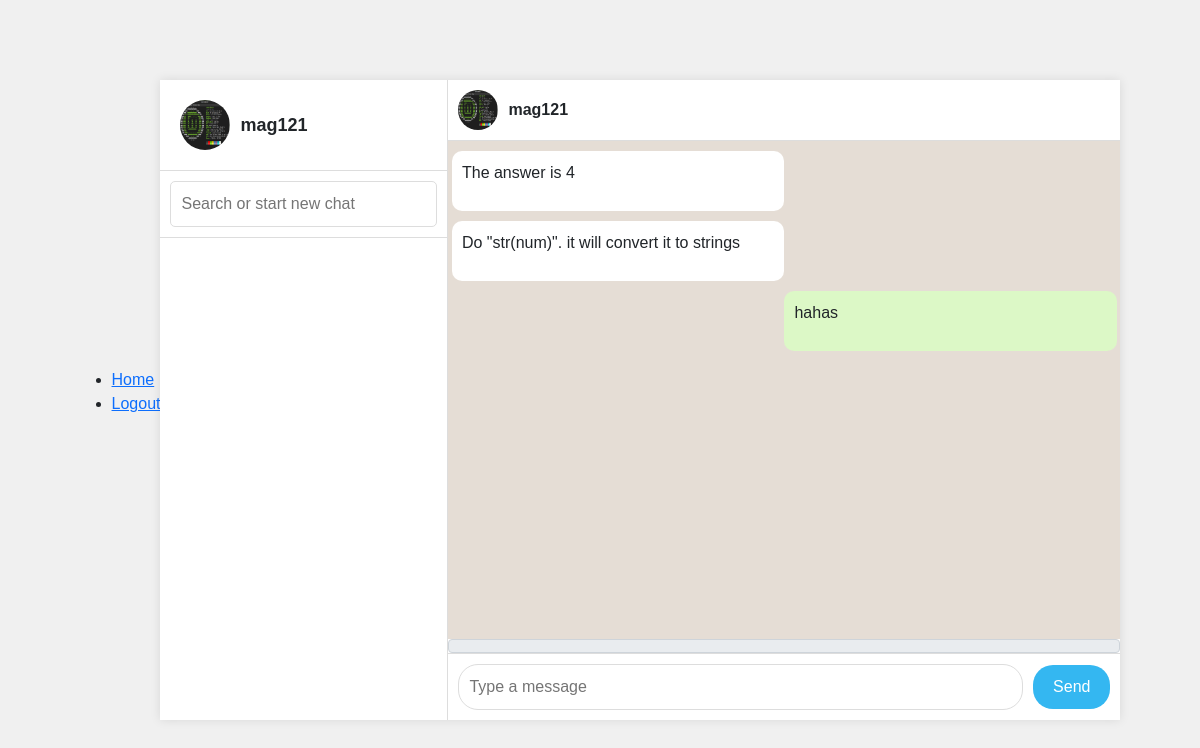
/chat/Icon (signed in), run on an earlier commit of the app's database.
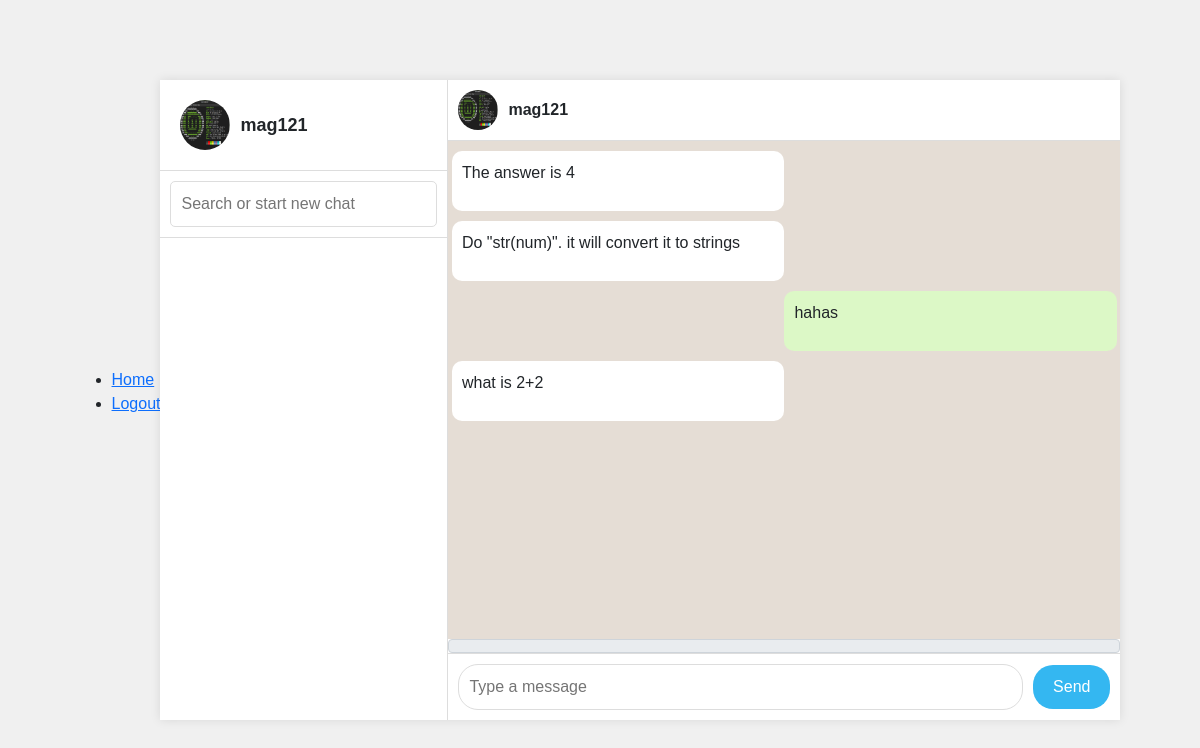
And on a later commit of the database.
### chatapp/models.py (models this page shows, shortened)
class RoomChat(models.Model):
    mID = ShortUUIDField(primary_key=True, unique=True, editable=False)
    room = models.ForeignKey(Room, on_delete=models.CASCADE)
    author = models.ForeignKey(Profile, on_delete=models.SET_NULL, null=True)
    content = models.CharField(max_length=300, blank=False)
    image = ResizedImageField(blank=True, null=True, quality=70, upload_to="media/chats/images")
    file = models.FileField(blank=True, null=True, upload_to='media/chats/files')
    created_at = models.DateTimeField(auto_now_add=True)

### chatapp/views.py (the view, shortened to what this page needs)
# urls.py: path('chat/<str:pk>', views.chat, name='chat'),
@login_required(login_url='signin')
def chat(request, pk):
    room = Room.objects.get(room_name=pk)
    members = room.members.all()
    chats = RoomChat.objects.filter(room=room)
    if request.user.profile in members:
        context = {
        "room": room,
        "chats": chats,
        "members": members,
        "user": request.user,
        }
        return render(request, 'chat.html', context)
    else:
        return redirect('home')

### chatapp/templates/chat.html (shortened to what this page needs)
{% extends 'base.html' %}
{% load static %}
{% block content %}
<link rel="stylesheet" href="{% static 'styles.css' %}">
<div class="app-container">
    <div class="sidebar">
        <div class="profile-section">
            {% if user.profile.avatar %}
            <img src="{{ user.profile.avatar.url }}" alt="Profile" class="profile-pic">
            {% endif %}
            <span class="username">{{ user.username }}</span>
        </div>
        <div class="search-bar">
            <input type="text" placeholder="Search or start new chat">
        </div>
        <div class="chat-list">
        </div>
    </div>
    <div class="chat-window">
        <div class="chat-header">
            {% if user.profile.avatar %}
            <img src="{{ user.profile.avatar.url }}" alt="Contact" class="contact-pic">
            {% endif %}
            <span class="contact-name">{{ user.username }} </span>
        </div>
        <div class="chat-messages">
            {% for chat in chats %}
            {% if chat.author == user.profile %}
            <div class="message sent" style="margin-right: -1%; margin-left: 50%;">
                <p>{{ chat.content }}</p>
            </div>
            {% else %}
            <div class="message received" style="margin-left: -1%; margin-right: 50%;">
                <p>{{ chat.content }}</p>
            </div>
            {% endif %}
            {% endfor %}
        </div>
        <form action="{% url 'chat' room.room_name %}" method="post" enctype="multipart/form-data">
            <span class="input-group-text attach_btn">
            </span>
            <div class="message-input">
                <input name="content" type="text" placeholder="Type a message" required>
                <button type="submit">Send</button>
            </div>
        </form>
    </div>
</div>
{% endblock %}

What changed in the data, as far as the page shows it:
added RoomChat: content "what is 2+2"
